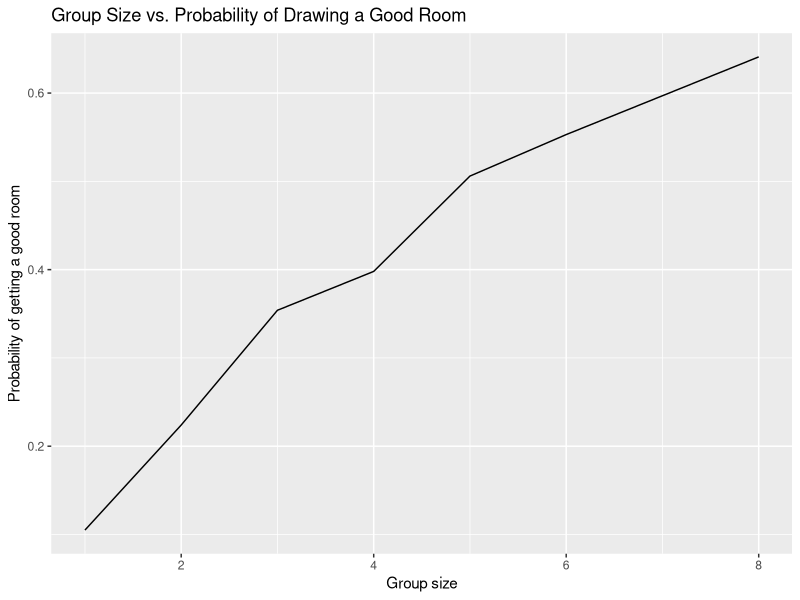

Reproduce this figure in R.
## ---- chunk 1
library(tidyverse)

room_draw <- \(group_size) {
rand_students <- sample(1:325) #random sample of the class
student_group <- rand_students[1:group_size] #random times from sample for each student in a given group size
earliest_student <- min(student_group) #earliest of the 4
good_room <- earliest_student <= 40 #4 people per group, one group every 3 minutes. 10 groups up to 5:27, so the most sought-after rooms are taken by the first 40 students.
return(good_room)
}
room_draw_simulation <- \(group_size) {
 return(data.frame(
    group_size = group_size, 
    good_room_prob = mean(
        map_lgl(1:1000, \(i) room_draw(group_size))))) #runs the room_draw function with an inputted group_size 1000 times and finds the proportion of successful draws (mean of TRUE = 1 and FALSE = 0 gives proportion of TRUE)
}
possible_groups = c(1,2,3,4,5,6,8)
results <- list_rbind(map(possible_groups, room_draw_simulation)) #list_rbind stacks the rows into one per group size
results

ggplot(results, aes(x = group_size, y = good_room_prob)) + 
    geom_line() + 
    labs(title = "Group Size vs. Probability of Drawing a Good Room", x = "Group size", y = "Probability of getting a good room")
